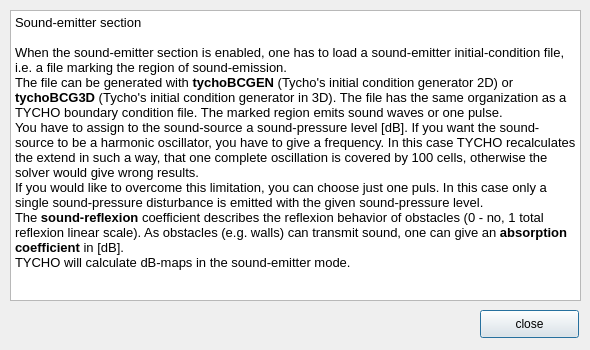
<?xml version="1.0" encoding="UTF-8"?>
<ui version="4.0">
 <class>help8</class>
 <widget class="QDialog" name="help8">
  <property name="geometry">
   <rect>
    <x>0</x>
    <y>0</y>
    <width>590</width>
    <height>350</height>
   </rect>
  </property>
  <property name="windowTitle">
   <string>Obstacle-Windemitters and Markerfield</string>
  </property>
  <property name="windowIcon">
   <iconset>
    <normaloff>tycho_logo_klein.png</normaloff>tycho_logo_klein.png</iconset>
  </property>
  <widget class="QTextBrowser" name="textBrowser">
   <property name="geometry">
    <rect>
     <x>10</x>
     <y>10</y>
     <width>571</width>
     <height>291</height>
    </rect>
   </property>
   <property name="html">
    <string>&lt;!DOCTYPE HTML PUBLIC &quot;-//W3C//DTD HTML 4.0//EN&quot; &quot;http://www.w3.org/TR/REC-html40/strict.dtd&quot;&gt;
&lt;html&gt;&lt;head&gt;&lt;meta name=&quot;qrichtext&quot; content=&quot;1&quot; /&gt;&lt;style type=&quot;text/css&quot;&gt;
p, li { white-space: pre-wrap; }
&lt;/style&gt;&lt;/head&gt;&lt;body style=&quot; font-family:'MS Shell Dlg 2'; font-size:8.25pt; font-weight:400; font-style:normal;&quot;&gt;
&lt;p style=&quot; margin-top:0px; margin-bottom:0px; margin-left:0px; margin-right:0px; -qt-block-indent:0; text-indent:0px;&quot;&gt;&lt;span style=&quot; font-family:'Arial,sans-serif'; font-size:10pt;&quot;&gt;Sound-emitter section &lt;/span&gt;&lt;/p&gt;
&lt;p style=&quot; margin-top:0px; margin-bottom:0px; margin-left:0px; margin-right:0px; -qt-block-indent:0; text-indent:0px;&quot;&gt;&lt;span style=&quot; font-family:'Arial,sans-serif'; font-size:10pt;&quot;&gt;  &lt;/span&gt;&lt;/p&gt;
&lt;p style=&quot; margin-top:0px; margin-bottom:0px; margin-left:0px; margin-right:0px; -qt-block-indent:0; text-indent:0px;&quot;&gt;&lt;span style=&quot; font-family:'Arial,sans-serif'; font-size:10pt;&quot;&gt;When the sound-emitter section is enabled, one has to load a sound-emitter initial-condition file, i.e. a file marking the region of sound-emission.&lt;/span&gt;&lt;/p&gt;
&lt;p style=&quot; margin-top:0px; margin-bottom:0px; margin-left:0px; margin-right:0px; -qt-block-indent:0; text-indent:0px;&quot;&gt;&lt;span style=&quot; font-family:'Arial,sans-serif'; font-size:10pt;&quot;&gt;The file can be generated with &lt;/span&gt;&lt;span style=&quot; font-family:'Arial,sans-serif'; font-size:10pt; font-weight:600;&quot;&gt;tychoBCGEN&lt;/span&gt;&lt;span style=&quot; font-family:'Arial,sans-serif'; font-size:10pt;&quot;&gt; (Tycho's initial condition generator 2D) or &lt;/span&gt;&lt;span style=&quot; font-family:'Arial,sans-serif'; font-size:10pt; font-weight:600;&quot;&gt;tychoBCG3D&lt;/span&gt;&lt;span style=&quot; font-family:'Arial,sans-serif'; font-size:10pt;&quot;&gt; (Tycho's initial condition generator in 3D). The file has the same organization as a TYCHO boundary condition file. The marked region emits sound waves or one pulse. &lt;/span&gt;&lt;/p&gt;
&lt;p style=&quot; margin-top:0px; margin-bottom:0px; margin-left:0px; margin-right:0px; -qt-block-indent:0; text-indent:0px;&quot;&gt;&lt;span style=&quot; font-family:'Arial,sans-serif'; font-size:10pt;&quot;&gt;You have to assign to the sound-source a sound-pressure level [dB]. If you want the sound-source to be a harmonic oscillator, you have to give a frequency. In this case TYCHO recalculates the extend in such a way, that one complete oscillation is covered by 100 cells, otherwise the solver would give wrong results.&lt;/span&gt;&lt;/p&gt;
&lt;p style=&quot; margin-top:0px; margin-bottom:0px; margin-left:0px; margin-right:0px; -qt-block-indent:0; text-indent:0px;&quot;&gt;&lt;span style=&quot; font-family:'Arial,sans-serif'; font-size:10pt;&quot;&gt;If you would like to overcome this limitation, you can choose just one puls. In this case only a single sound-pressure disturbance is emitted with the given sound-pressure level.&lt;/span&gt;&lt;/p&gt;
&lt;p style=&quot; margin-top:0px; margin-bottom:0px; margin-left:0px; margin-right:0px; -qt-block-indent:0; text-indent:0px;&quot;&gt;&lt;span style=&quot; font-family:'Arial,sans-serif'; font-size:10pt;&quot;&gt;The &lt;/span&gt;&lt;span style=&quot; font-family:'Arial,sans-serif'; font-size:10pt; font-weight:600;&quot;&gt;sound-reflexion&lt;/span&gt;&lt;span style=&quot; font-family:'Arial,sans-serif'; font-size:10pt;&quot;&gt; coefficient describes the reflexion behavior of obstacles (0 - no, 1 total reflexion linear scale). As obstacles (e.g. walls) can transmit sound, one can give an &lt;/span&gt;&lt;span style=&quot; font-family:'Arial,sans-serif'; font-size:10pt; font-weight:600;&quot;&gt;absorption coefficient&lt;/span&gt;&lt;span style=&quot; font-family:'Arial,sans-serif'; font-size:10pt;&quot;&gt; in [dB].&lt;/span&gt;&lt;/p&gt;
&lt;p style=&quot; margin-top:0px; margin-bottom:0px; margin-left:0px; margin-right:0px; -qt-block-indent:0; text-indent:0px;&quot;&gt;&lt;span style=&quot; font-family:'Arial,sans-serif'; font-size:10pt;&quot;&gt;TYCHO will calculate dB-maps in the sound-emitter mode.&lt;/span&gt;&lt;/p&gt;&lt;/body&gt;&lt;/html&gt;</string>
   </property>
   <property name="openExternalLinks">
    <bool>true</bool>
   </property>
  </widget>
  <widget class="QPushButton" name="close">
   <property name="geometry">
    <rect>
     <x>480</x>
     <y>310</y>
     <width>99</width>
     <height>28</height>
    </rect>
   </property>
   <property name="text">
    <string>close</string>
   </property>
  </widget>
 </widget>
 <resources/>
 <connections/>
</ui>
